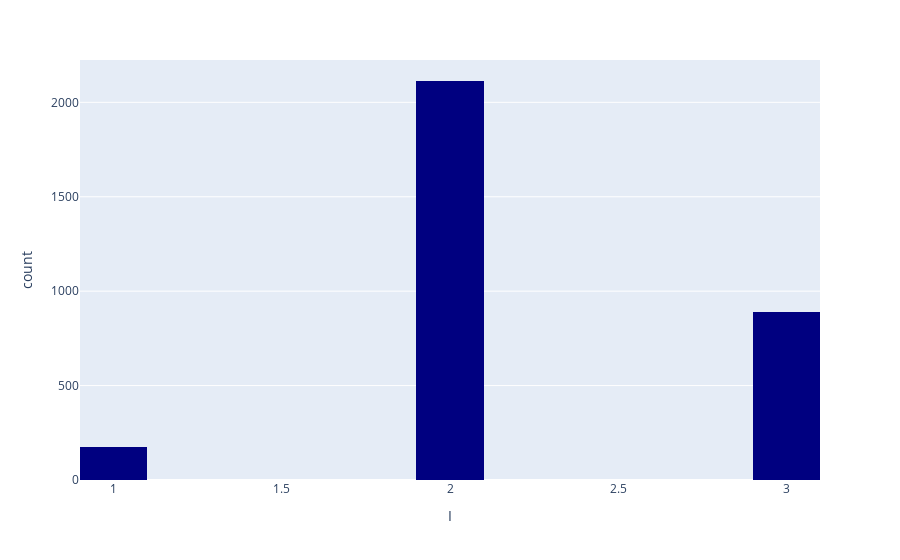

Notebook code for this chart:
### Code cell
fig = px.histogram(csa, x="I",nbins = 20,color_discrete_sequence = ['navy'])
fig.show()

### Figure 1 — Plotly figure (JSON) as saved in the notebook; plotly's stock layout.template omitted (floating-point values rounded to 4 significant figures; data arrays with more than 128 entries replaced by an {"elided": "..."} marker saying what was removed)
{"data": [{"alignmentgroup": "True", "bingroup": "x", "hovertemplate": "I=%{x}<br>count=%{y}<extra></extra>", "legendgroup": "", "marker": {"color": "navy", "pattern": {"shape": ""}}, "name": "", "nbinsx": 20, "offsetgroup": "", "orientation": "v", "showlegend": false, "type": "histogram", "x": {"elided": "3179 int values"}, "xaxis": "x", "yaxis": "y"}], "layout": {"autosize": true, "barmode": "relative", "legend": {"tracegroupgap": 0}, "margin": {"t": 60}, "xaxis": {"anchor": "y", "autorange": true, "domain": [0, 1], "range": [0.9, 3.1], "title": {"text": "I"}, "type": "linear"}, "yaxis": {"anchor": "x", "autorange": true, "domain": [0, 1], "range": [0, 2224.0], "title": {"text": "count"}}}}
